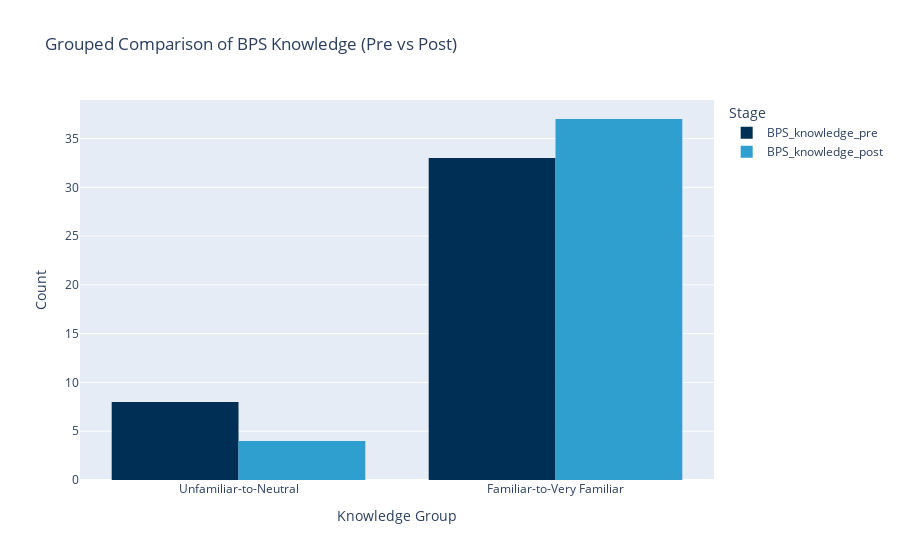

Notebook source saved alongside this figure:
### Code cell
# Define grouping map
group_map = {
    "Not familiar at all": "Unfamiliar-to-Neutral",
    "Slightly unfamiliar": "Unfamiliar-to-Neutral",
    "Neutral": "Unfamiliar-to-Neutral",
    "Somewhat familiar": "Familiar-to-Very Familiar",
    "Very familiar": "Familiar-to-Very Familiar"
}

# Apply mapping
comparison["Knowledge_Group"] = comparison["Knowledge_Level"].map(group_map)

# Now plot grouped categories
fig = px.histogram(
    comparison,
    x="Knowledge_Group",
    color="Stage",
    barmode="group",
    color_discrete_map={
        "BPS_knowledge_pre": "#002f56",   # blue
        "BPS_knowledge_post": "#2f9fd0"   # teal
    },
    title="Grouped Comparison of BPS Knowledge (Pre vs Post)"
)

fig.update_layout(xaxis_title="Knowledge Group", yaxis_title="Count")
fig.show()

### Figure 1 — Plotly figure (JSON) as saved in the notebook; plotly's stock layout.template omitted (floating-point values rounded to 4 significant figures)
{"data": [{"alignmentgroup": "True", "bingroup": "x", "hovertemplate": "Stage=BPS_knowledge_pre<br>Knowledge_Group=%{x}<br>count=%{y}<extra></extra>", "legendgroup": "BPS_knowledge_pre", "marker": {"color": "#002f56", "pattern": {"shape": ""}}, "name": "BPS_knowledge_pre", "offsetgroup": "BPS_knowledge_pre", "orientation": "v", "showlegend": true, "type": "histogram", "x": ["Unfamiliar-to-Neutral", "Unfamiliar-to-Neutral", "Unfamiliar-to-Neutral", "Unfamiliar-to-Neutral", "Unfamiliar-to-Neutral", "Unfamiliar-to-Neutral", "Unfamiliar-to-Neutral", "Unfamiliar-to-Neutral", "Familiar-to-Very Familiar", "Familiar-to-Very Familiar", "Familiar-to-Very Familiar", "Familiar-to-Very Familiar", "Familiar-to-Very Familiar", "Familiar-to-Very Familiar", "Familiar-to-Very Familiar", "Familiar-to-Very Familiar", "Familiar-to-Very Familiar", "Familiar-to-Very Familiar", "Familiar-to-Very Familiar", "Familiar-to-Very Familiar", "Familiar-to-Very Familiar", "Familiar-to-Very Familiar", "Familiar-to-Very Familiar", "Familiar-to-Very Familiar", "Familiar-to-Very Familiar", "Familiar-to-Very Familiar", "Familiar-to-Very Familiar", "Familiar-to-Very Familiar", "Familiar-to-Very Familiar", "Familiar-to-Very Familiar", "Familiar-to-Very Familiar", "Familiar-to-Very Familiar", "Familiar-to-Very Familiar", "Familiar-to-Very Familiar", "Familiar-to-Very Familiar", "Familiar-to-Very Familiar", "Familiar-to-Very Familiar", "Familiar-to-Very Familiar", "Familiar-to-Very Familiar", "Familiar-to-Very Familiar", "Familiar-to-Very Familiar"], "xaxis": "x", "yaxis": "y"}, {"alignmentgroup": "True", "bingroup": "x", "hovertemplate": "Stage=BPS_knowledge_post<br>Knowledge_Group=%{x}<br>count=%{y}<extra></extra>", "legendgroup": "BPS_knowledge_post", "marker": {"color": "#2f9fd0", "pattern": {"shape": ""}}, "name": "BPS_knowledge_post", "offsetgroup": "BPS_knowledge_post", "orientation": "v", "showlegend": true, "type": "histogram", "x": ["Familiar-to-Very Familiar", "Familiar-to-Very Familiar", "Familiar-to-Very Familiar", "Familiar-to-Very Familiar", "Unfamiliar-to-Neutral", "Familiar-to-Very Familiar", "Unfamiliar-to-Neutral", "Unfamiliar-to-Neutral", "Familiar-to-Very Familiar", "Familiar-to-Very Familiar", "Familiar-to-Very Familiar", "Familiar-to-Very Familiar", "Familiar-to-Very Familiar", "Unfamiliar-to-Neutral", "Familiar-to-Very Familiar", "Familiar-to-Very Familiar", "Familiar-to-Very Familiar", "Familiar-to-Very Familiar", "Familiar-to-Very Familiar", "Familiar-to-Very Familiar", "Familiar-to-Very Familiar", "Familiar-to-Very Familiar", "Familiar-to-Very Familiar", "Familiar-to-Very Familiar", "Familiar-to-Very Familiar", "Familiar-to-Very Familiar", "Familiar-to-Very Familiar", "Familiar-to-Very Familiar", "Familiar-to-Very Familiar", "Familiar-to-Very Familiar", "Familiar-to-Very Familiar", "Familiar-to-Very Familiar", "Familiar-to-Very Familiar", "Familiar-to-Very Familiar", "Familiar-to-Very Familiar", "Familiar-to-Very Familiar", "Familiar-to-Very Familiar", "Familiar-to-Very Familiar", "Familiar-to-Very Familiar", "Familiar-to-Very Familiar", "Familiar-to-Very Familiar"], "xaxis": "x", "yaxis": "y"}], "layout": {"barmode": "group", "legend": {"title": {"text": "Stage"}, "tracegroupgap": 0}, "title": {"text": "Grouped Comparison of BPS Knowledge (Pre vs Post)"}, "xaxis": {"anchor": "y", "domain": [0, 1], "title": {"text": "Knowledge Group"}}, "yaxis": {"anchor": "x", "domain": [0, 1], "title": {"text": "Count"}}}}
